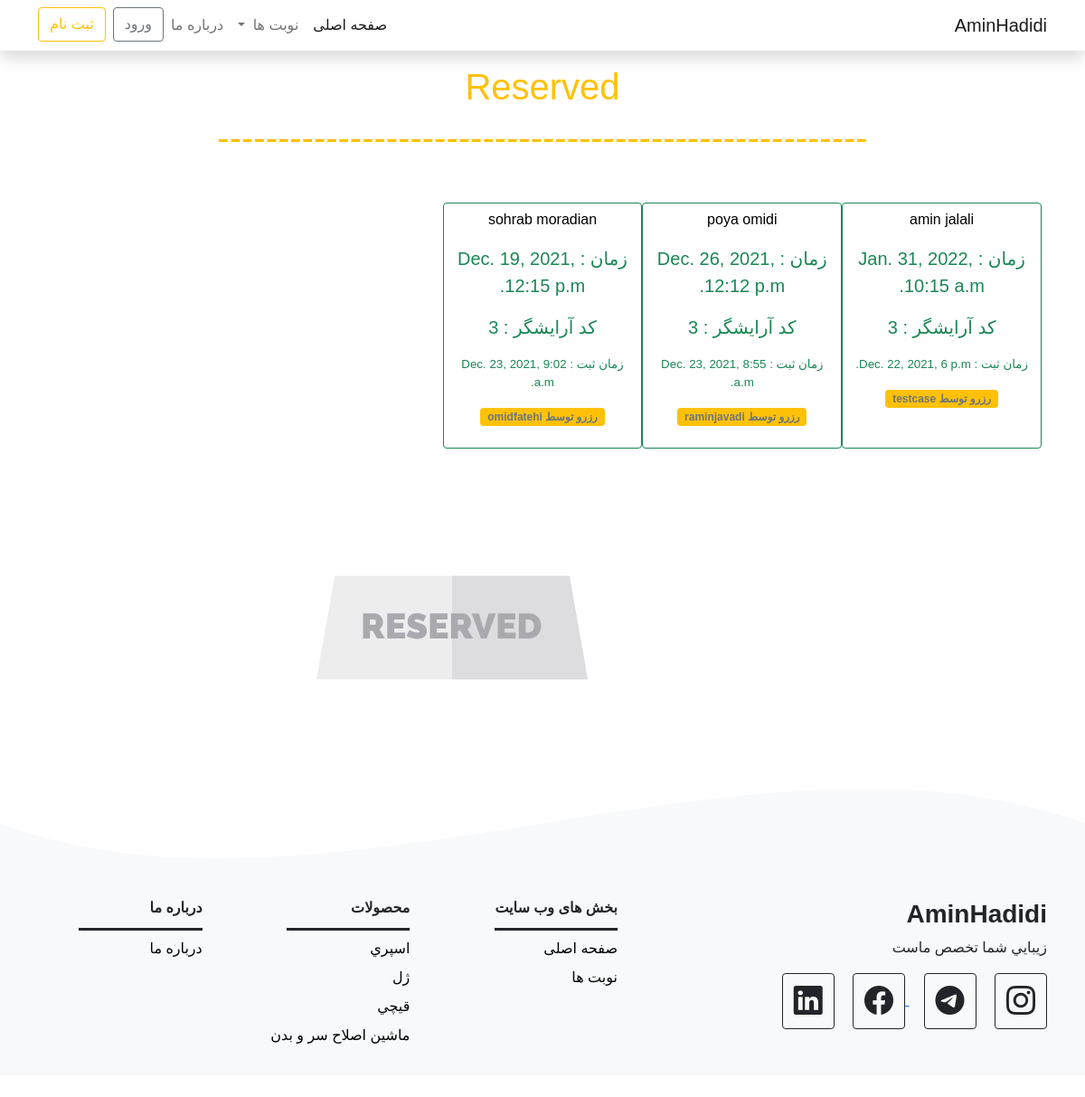
Screenshot of /turns/navid/ with the database file from the repository.
### Turns/models.py (models this page shows, shortened)
class Turn(models.Model):
    customer_name=models.CharField(max_length = 50)
    Name_Barber_Choices = (
        ('1','Amin'),
        ('2','Mehrdad'),
        ('3','Navid'),
        ('4','Nima'),
    )
    name_barber = models.CharField(max_length=1, choices=Name_Barber_Choices)
    slug= models.SlugField()
    registration_time=models.DateTimeField(auto_now_add = True)
    date=models.DateTimeField()
    author=models.ForeignKey(User,default=None,on_delete=models.CASCADE)

### Turns/views.py (the view)
# urls.py: path('navid/',views.Turns_list_navid,name='Turns_list_navid'),
def Turns_list_navid(request):
    turns3 = models.Turn.objects.all().order_by('-date')
    args3 = {'Turns_navid':turns3}
    return render(request, 'Turns/Turns_list_navid.html',args3)

### Turns/templates/Turns/Turns_list_navid.html (shortened to what this page needs)
{%extends 'base.html'%}
{% load static %}
{%block content%}
<div class="text-center">
<h1 class="text-warning mt-3" style="size:60pt">Reserved</h1>
<h1 class="text-warning" style="size:60pt">------------------------------------------------------</h1>
</div>
<section class="mt-5  me-5 ms-5">
  <div class="turnsha">
    {% for turn in Turns_navid %}
      {% if turn.name_barber == '3' %}
        <a href="{% url 'Turns:detail' slug=turn.slug %}" class="btn btn-outline-success">
        <p class="nameperson text-center">{{turn.customer_name}}</p>
        <p class="small">زمان : {{turn.date}}</p>
        <p class="small">كد آرايشگر : {{turn.name_barber}}</p>
        <p style="font-size:10pt">زمان ثبت : {{turn.registration_time}}</p>
        <p class=""> <span class="badge text-secondary  bg-warning">رزرو توسط {{turn.author.username}}</span></p>
        </a>
      {% endif %}
    {% endfor %}
      </div>
  </section>
  <div class="d-flex justify-content-center">
    <div class="col-md-3  offset-md-2 mt-5 mt-md-5">
      <img class="img-fluid mx-auto d-block" src="{% static 'img/7.svg' %}" alt="Image-Web-Developer">
    </div>
  </div>
{%endblock%}

### files/css/3.css (style rules this page uses)
body { font-family: arial; }
.nameperson { color: black; text-decoration:none; }
.small { font-size: 15pt; }
.turnsha { display: grid; grid-template-columns: repeat(5, 1fr); }

### rows the page displays
Turn: customer_name "amin jalali", date "Jan. 31, 2022, 10:15 a.m.", name_barber "3", registration_time "Dec. 22, 2021, 6 p.m.", author.username "testcase"
Turn: customer_name "poya omidi", date "Dec. 26, 2021, 12:12 p.m.", name_barber "3", registration_time "Dec. 23, 2021, 8:55 a.m.", author.username "raminjavadi"
Turn: customer_name "sohrab moradian", date "Dec. 19, 2021, 12:15 p.m.", name_barber "3", registration_time "Dec. 23, 2021, 9:02 a.m.", author.username "omidfatehi"
